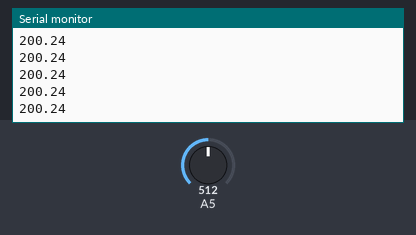
The sketch below on a simulated Arduino Uno, built with avr-gcc and run on an emulated ATmega328P. Shown: the last lines printed to the serial monitor. The test bench sets the inputs (shaded band); at power-on: A5 = 512.

Above: at 1.2 s.
1.3 s: A5 set to 716
At 2.2 s:
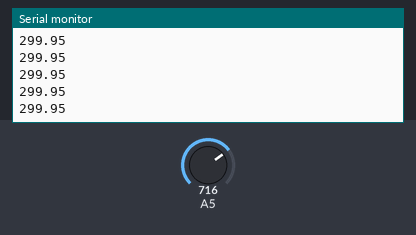
2.8 s: A5 set to 900
At 3.4 s:
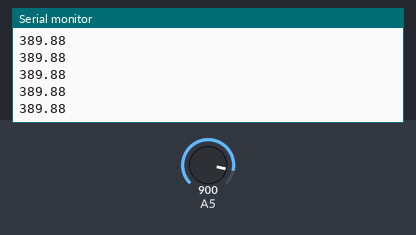
Timing chart, 0 to 5.8 s (numbered marks = the images above; inputs shaded):
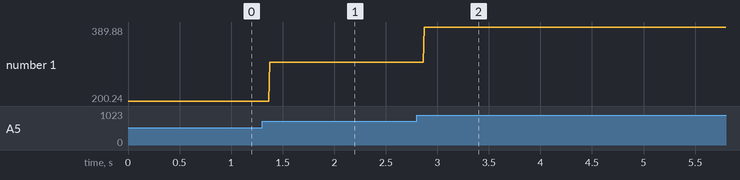

The sketch:

_temperature_sensor1.ino
```cpp
// C++ code
//
float voltage,temp;
//int c;
void setup()
{
  Serial.begin(9600);
  pinMode(A5,INPUT);
}

void loop()
{
  int c;
  c=analogRead(A5);
  voltage=c*(5.0/1023.0);
  temp =(voltage - 0.5)*100;
  Serial.println(temp);
}
```

Measured:
- after the input at 1.3 s, the serial monitor: prints a new line after 0.07 s (image 1)
- after the input at 2.8 s, the serial monitor: prints a new line after 0.07 s (image 2)
- plotted number 1: 200.24 → 299.95 after the input at 1.3 s, 299.95 → 389.88 after the input at 2.8 s
